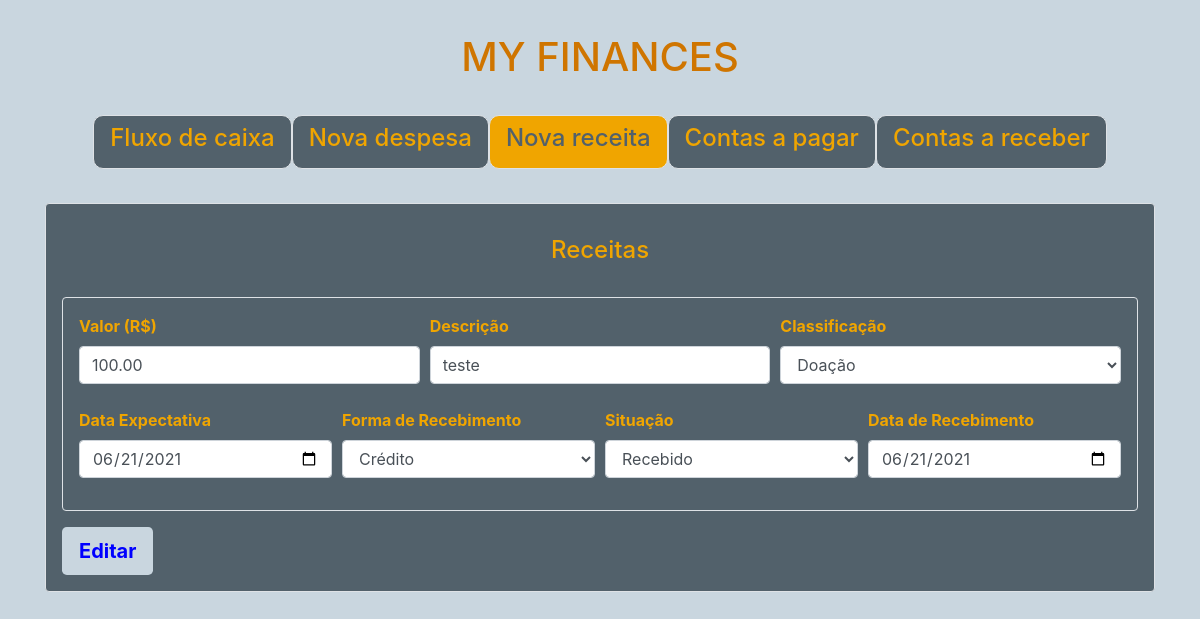
Page /receita/1/ on the committed database.
### myfinance/models/receita.py (models this page shows)
class Receita(models.Model):
    CLASSIFICACAO_CHOICES = (
        ('DT', 'Dívida de terceiros'),
        ('DO', 'Doação'),
        ('SA', 'Salário'),
        ('SP', 'Serviço prestado'),
        ('OU', 'Outros'),
        ('VE', 'Vendas')
    )
    FORMA_RECEBIMENTO_CHOICES = (
        ('B', 'Boleto'),
        ('C', 'Crédito'),
        ('D', 'Débito'),
        ('M', 'Dinheiro'),
        ('P', 'Depósito'),
        ('O', 'Outros')
    )
    SITUACAO_CHOICES = (
        ('PR', 'Recebido'),
        ('AR', 'A receber')
    )
    classificacao = models.CharField(max_length=2, choices=CLASSIFICACAO_CHOICES, default='OU')
    data_expectativa = models.DateField(null=False)
    data_recebimento = models.DateField(null=True)
    descricao = models.CharField(max_length=255)
    formaRecebimento = models.CharField(max_length=1, choices=FORMA_RECEBIMENTO_CHOICES, default='O')
    situacao = models.CharField(max_length=2, choices=SITUACAO_CHOICES, default='AR')
    valor = models.DecimalField(null=False, max_digits=8, decimal_places=2)

### myfinance/views/receita.py (the view)
# urls.py: path('receita/<int:id_receita>/', rv.receitaOp, name="receitaOp"),
@require_http_methods(["GET", "POST", "DELETE"])
@csrf_exempt
def receitaOp(request, id_receita):
    receita = None
    try:
        receita = Receita.objects.get(id=id_receita)
    except ObjectDoesNotExist:
        print(f"""Receita não existe!""")
    if(request.method=="GET"):
        context = {}
        if(receita):
            dtExpectativa = '%s-%s-%s' % (receita.data_expectativa.strftime("%Y"), receita.data_expectativa.strftime("%m"), receita.data_expectativa.strftime("%d"))
            receita.data_expectativa = dtExpectativa
            if(receita.data_recebimento):
                dtrecebimento = '%s-%s-%s' % (receita.data_recebimento.strftime("%Y"), receita.data_recebimento.strftime("%m"), receita.data_recebimento.strftime("%d"))
                receita.data_recebimento = dtrecebimento
            context = initContextReceita(receita)
        return render(request, 'receita.html', context)
    elif(request.method=="POST"):
        context = criaContextNovaReceita()
        if(receita):
            atualizaReceita(request, id_receita)
            context["message"] = 'Receita atualizada com sucesso!'
        return render(request, 'receita.html', context)
    elif(request.method=="DELETE"):
        jsonReturn = {"success" : False}
        if(receita):
            receita.delete()
            jsonReturn = {"success" : True}
        return JsonResponse(jsonReturn)

### myfinance/views/receita.py (called while the page is built)
def initContextReceita(receita):
    context = {
        'receita' : receita,
        'classificacoes' : [],
        'formasRecebimento' : [],
        'situacoes' : []
    }
    fieldsClassificacao = Receita.CLASSIFICACAO_CHOICES
    for field, value in fieldsClassificacao:
        itemClassificacao = {"key" : field, "value" : value}
        context["classificacoes"].append(itemClassificacao)
    fieldsFormasRecebimento = Receita.FORMA_RECEBIMENTO_CHOICES
    for field, value in fieldsFormasRecebimento:
        itemFormaRecebimento = {"key" : field, "value" : value}
        context["formasRecebimento"].append(itemFormaRecebimento)
    fieldsSituacoes = Receita.SITUACAO_CHOICES
    for field, value in fieldsSituacoes:
        itemSituacao = {"key" : field, "value" : value}
        context["situacoes"].append(itemSituacao)
    return context

### myfinance/templates/receita.html (shortened to what this page needs)
<!doctype html>
<html lang="pt-br">
    <head>
        <link rel="stylesheet" href="https://stackpath.bootstrapcdn.com/bootstrap/4.5.0/css/bootstrap.min.css">
    </head>
    <body style="background-color: #c9d6df" >
        <div class="container">
            <h1 style="color:#cf7500; text-align: center; margin-bottom: 3%; margin-top: 3%;">MY FINANCES</h1>
            <ul class="nav justify-content-center nav-pills">
                <li class="nav-item border" style="background-color: #52616b; border-radius: 10px;">
                    <a class="nav-link" href="/"><h4 style="color: #f0a500;">Fluxo de caixa</h4></a>
                </li>
                <li class="nav-item border" style="background-color: #52616b; border-radius: 10px;">
                    <a class="nav-link" href="/despesa/"><h4 style="color: #f0a500;">Nova despesa</h4></a>
                </li>
                <li class="nav-item border" style="background-color: #f0a500; border-radius: 10px;">
                    <a class="nav-link
                    " href="/receita/"><h4 style="color: #52616b;"> Nova receita</h4></a>
                </li>
                <li class="nav-item border" style="background-color: #52616b; border-radius: 10px;">
                    <a class="nav-link" href="/relatorio/despesas"><h4 style="color: #f0a500;">Contas a pagar</h4></a>
                </li>
                <li class="nav-item border" style="background-color: #52616b; border-radius: 10px;">
                    <a class="nav-link" href="/relatorio/receitas"><h4 style="color: #f0a500;">Contas a receber</h4></a>
                </li>
            </ul>
            {% if receita %}
                <div class="border rounded p-3 mb-5" style="background-color: #52616b; margin-top: 3%; color: #f0a500;">
                    <h4 class="mt-3" style="text-align: center; margin-bottom: 3%">Receitas</h4>
                    <form
                        {% if receita.id %}
                            action="/receita/{{receita.id}}/"
                        {% else %}
                            action="/receita/"
                        {% endif %}
                        method="post" class="mt-3">
                        <div class="border rounded p-3">
                            <div class="form-row">
                                <div class="form-group col-md-4">
                                    <label for="inputValor" class="font-weight-bold">Valor (R$)</label>
                                    <input type="number" step='0.01' placeholder='0.00' class="form-control" id="inputValor" name="valor" value="{{receita.valor}}" required>
                                </div>
                                <div class="form-group col-md-4">
                                    <label for="inputDescricao" class="font-weight-bold">Descrição</label>
                                    <input type="text" class="form-control" id="inputDescricao" name="descricao" value="{{receita.descricao}}">
                                </div>
                                <div class="form-group col-md-4">
                                    <label for="selectClassificacao" class="font-weight-bold">Classificação</label>
                                    <select class="form-control" id="selectClassificacao" name="classificacao">
                                        {% for item in classificacoes %}
                                            <option
                                                {% if item.key == receita.classificacao  %}
                                                    selected
                                                {% endif %}
                                                value="{{item.key}}">{{item.value}}
                                            </option>
                                        {% endfor %}
                                    </select>
                                </div>
                            </div>
                            <div class="form-row mt-2">
                                <div class="form-group col-md-3">
                                    <label for="inputDtExpectativa" class="font-weight-bold">Data Expectativa</label>
                                    <input type="date" class="form-control" id="inputDtExpectativa" name="data_expectativa" value="{{receita.data_expectativa}}">
                                </div>
                                <div class="form-group col-md-3">
                                    <label for="selectFormaRecebimento" class="font-weight-bold">Forma de Recebimento</label>
                                    <select class="form-control" id="selectFormaRecebimento" name="formaRecebimento">
                                        {% for item in formasRecebimento %}
                                            <option
                                                {% if item.key == receita.formaRecebimento  %}
                                                    selected
                                                {% endif %}
                                                value="{{item.key}}">{{item.value}}
                                            </option>
                                        {% endfor %}
                                    </select>
                                </div>
                                <div class="form-group col-md-3">
                                    <label for="selectSituacao" class="font-weight-bold">Situação</label>
                                    <select class="form-control" id="selectSituacao" name="situacao">
                                        {% for item in situacoes %}
                                            <option
                                                {% if item.key == receita.situacao  %}
                                                    selected
                                                {% endif %}
                                                value="{{item.key}}">{{item.value}}
                                            </option>
                                        {% endfor %}
                                    </select>
                                </div>
                                <div class="form-group col-md-3">
                                    <label for="inputDtRecebimento" class="font-weight-bold">Data de Recebimento</label>
                                    <input type="date" class="form-control" id="inputDtRecebimento" name="data_recebimento" value="{{receita.data_recebimento}}">
                                </div>
                            </div>
                        </div>
                        <button type="submit" class="btn btn-lg mt-3 font-weight-bold" style="background-color: #c9d6df; color: blue">
                        {% if receita.id %}
                            Editar
                        {% else %}
                            Cadastrar
                        {% endif %}
                        </button>
                    </form>
                </div>
            {% else %}
                <h4 class="mt-4">Não existe receita para o ID informado</h4>
            {% endif %}
        </div>
    </body>
</html>

### rows in the picture
Receita: valor "100.00", descricao "teste", classificacao "Doação", data_expectativa "06/21/2021", formaRecebimento "Crédito", situacao "Recebido", data_recebimento "06/21/2021"
